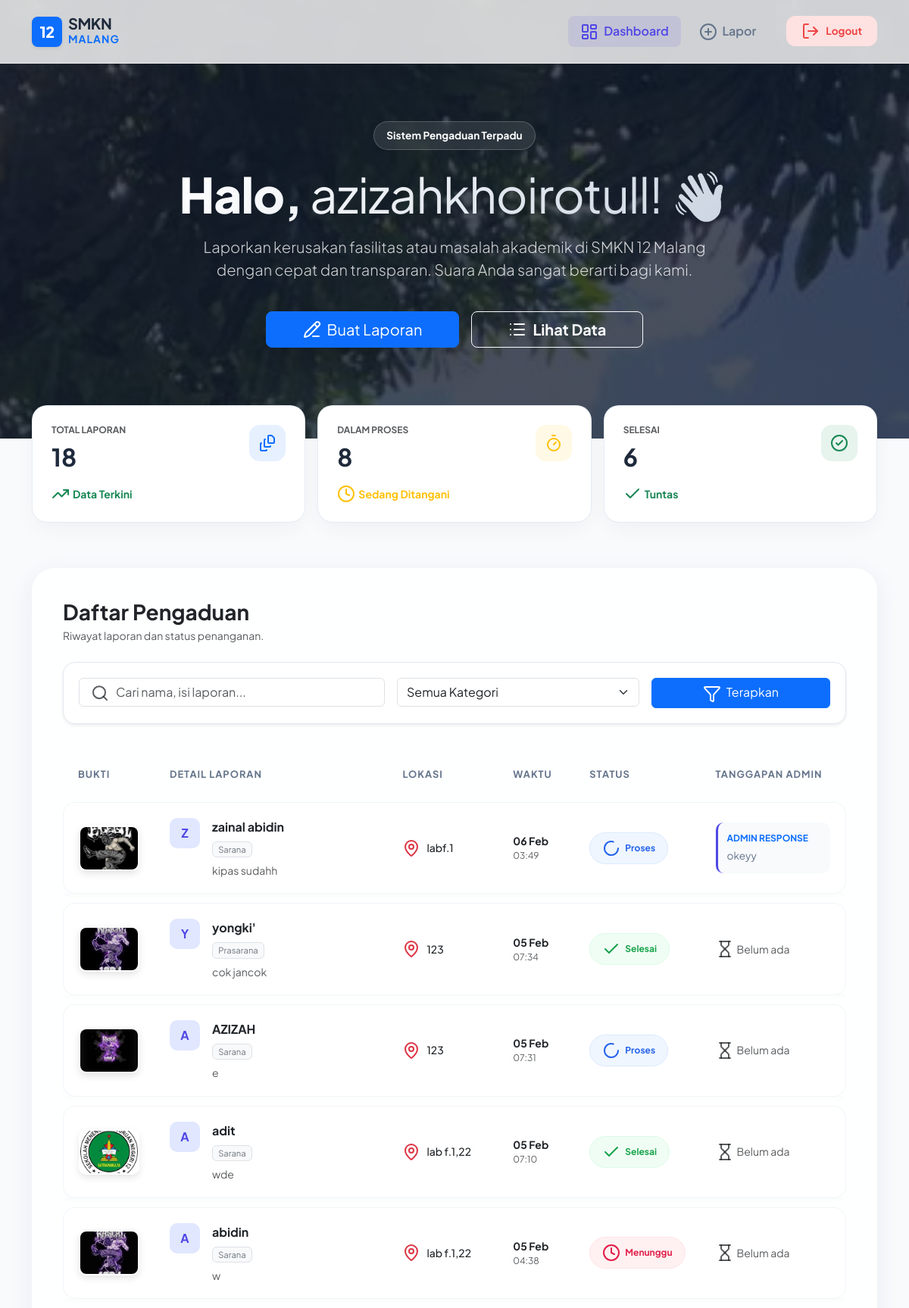
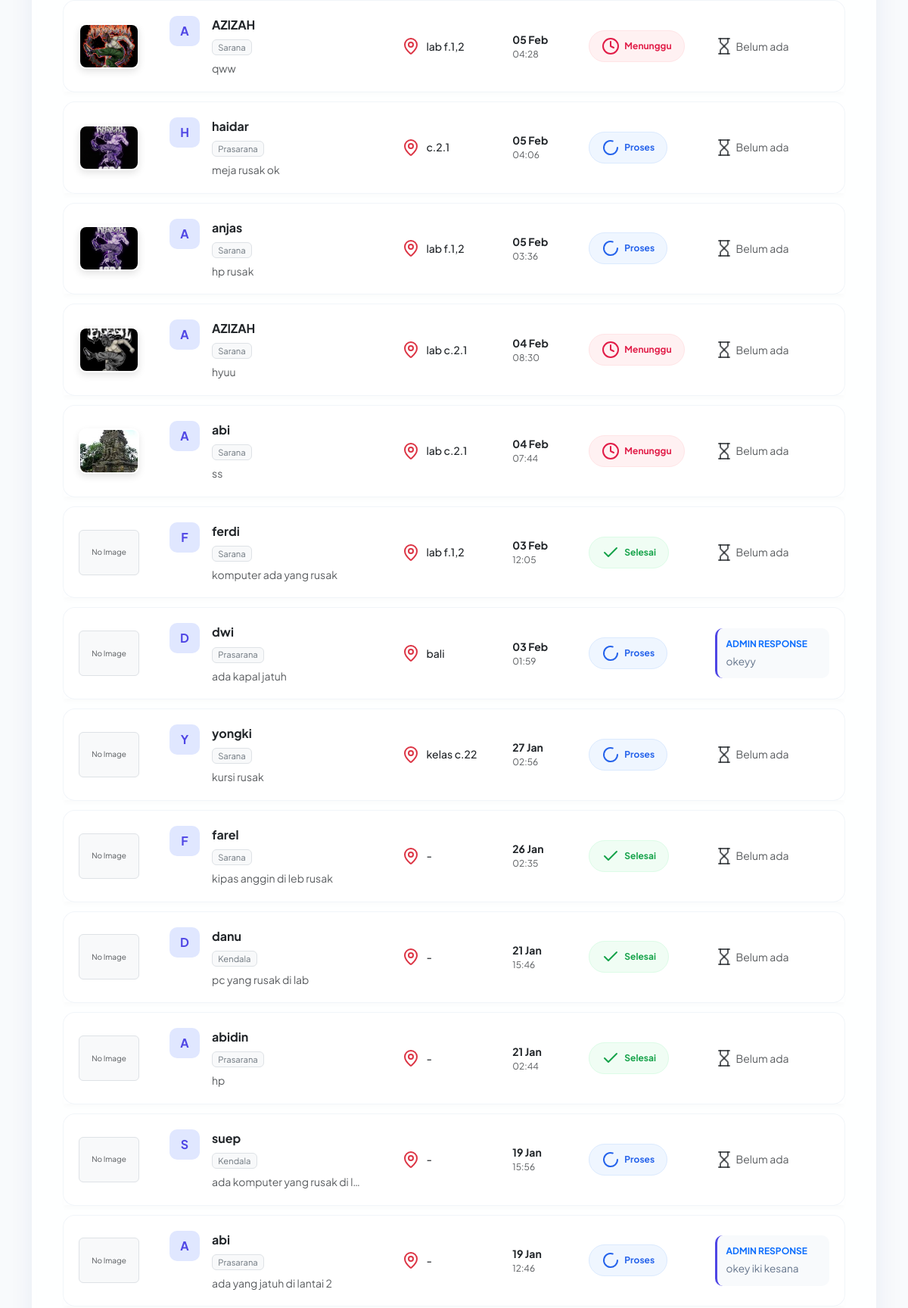
The app's page /home.php (signed in, upper part) with its own data (2 pictures, top to bottom).
### tables this page shows
CREATE TABLE `pengaduan` (
  `id_pengaduan` int(11) NOT NULL,
  `pelapor` varchar(100) NOT NULL,
  `id_kategori` int(11) DEFAULT NULL,
  `lokasi` varchar(255) DEFAULT NULL,
  `isi` text NOT NULL,
  `tanggal` datetime NOT NULL,
  `foto` varchar(255) DEFAULT NULL,
  `status` enum('menunggu','proses','selesai') DEFAULT 'menunggu',
  `tanggapan` varchar(100) DEFAULT NULL,
  `nis` int(11) NOT NULL
);

CREATE TABLE `kategori` (
  `id_kategori` int(11) NOT NULL,
  `nama_kategori` varchar(50) NOT NULL
);

### home.php (the view, shortened to what this page needs)
<?php
 $conn = new mysqli("localhost","root","","ukk");
 $pelapor = $_SESSION['username'] ?? 'Siswa';
 $stat_total = $conn->query("SELECT COUNT(*) as total FROM pengaduan")->fetch_assoc()['total'];
 $stat_proses = $conn->query("SELECT COUNT(*) as total FROM pengaduan WHERE status='proses'")->fetch_assoc()['total'];
 $stat_selesai = $conn->query("SELECT COUNT(*) as total FROM pengaduan WHERE status='selesai'")->fetch_assoc()['total'];
 $search = $_GET['search'] ?? '';
 $sql = "
    SELECT p.*, k.nama_kategori
    FROM pengaduan p
    LEFT JOIN kategori k ON p.id_kategori = k.id_kategori
    WHERE 1
";
 $sql .= " ORDER BY p.tanggal DESC";
 $result = $conn->query($sql);
?>
<!DOCTYPE html>
<html lang="id">
<head>
    <link href="https://cdn.jsdelivr.net/npm/bootstrap@5.3.0/dist/css/bootstrap.min.css" rel="stylesheet">
    <link href="https://unpkg.com/aos@2.3.1/dist/aos.css" rel="stylesheet">
</head>
<body>
<nav class="navbar navbar-expand-lg fixed-top">
    <div class="container">
        <a class="navbar-brand d-flex align-items-center gap-2" href="home.php">
            <div class="bg-primary text-white rounded-3 d-flex align-items-center justify-content-center shadow-sm" style="width: 40px; height: 40px; font-weight: 800;">12</div>
            <div>
                <div class="fw-bold lh-1">SMKN</div>
                <div class="fw-bold text-primary" style="font-size: 0.7em; letter-spacing: 1px;">MALANG</div>
            </div>
        </a>
        <div class="collapse navbar-collapse" id="navbarNav">
            <ul class="navbar-nav ms-auto gap-2 align-items-center">
                <li class="nav-item"><a class="nav-link active" href="home.php"><i data-lucide="layout-dashboard" size="16" class="me-1"></i> Dashboard</a></li>
                <li class="nav-item"><a class="nav-link" href="input.php"><i data-lucide="plus-circle" size="16" class="me-1"></i> Lapor</a></li>
                <li class="nav-item ms-lg-3">
                    <a class="btn-logout" href="?action=logout" onclick="return confirm('Keluar dari akun?')">
                        <i data-lucide="log-out" size="16"></i> Logout
                    </a>
                </li>
            </ul>
        </div>
    </div>
</nav>
<header class="hero-section">
    <div class="container" data-aos="fade-up" data-aos-duration="1000">
        <div class="row justify-content-center">
            <div class="col-lg-8">
                <div class="hero-badge">
                    <span class="fw-bold">Sistem Pengaduan Terpadu</span>
                </div>
                <h1 class="hero-title display-3 mb-3">
                    Halo, <span class="text-white fw-normal"><?= htmlspecialchars($pelapor) ?>!</span> 👋
                </h1>
                <p class="lead">
                    Laporkan kerusakan fasilitas atau masalah akademik di SMKN 12 Malang dengan cepat dan transparan. Suara Anda sangat berarti bagi kami.
                </p>
                <div class="d-flex flex-wrap justify-content-center gap-3 mt-4">
                    <a href="input.php" class="btn btn-primary btn-lg px-5 gap-2 d-flex align-items-center shadow-lg">
                        <i data-lucide="pencil-line" size="20"></i> Buat Laporan
                    </a>
                    <a href="#data-section" class="btn btn-outline-light btn-lg px-5 gap-2 d-flex align-items-center fw-bold">
                        <i data-lucide="list" size="20"></i> Lihat Data
                    </a>
                </div>
            </div>
        </div>
    </div>
</header>
<div class="container stats-container">
    <div class="row g-3">
        <div class="col-md-4" data-aos="fade-up" data-aos-delay="100">
            <div class="stat-card">
                <div class="d-flex justify-content-between align-items-start">
                    <div>
                        <h6 class="text-muted text-uppercase fw-bold" style="font-size: 0.75rem;">Total Laporan</h6>
                        <h2 class="fw-bold mb-0 mt-2"><?= $stat_total ?></h2>
                    </div>
                    <div class="stat-icon bg-primary bg-opacity-10 text-primary">
                        <i data-lucide="file-stack"></i>
                    </div>
                </div>
                <div class="mt-3 d-flex align-items-center gap-1 text-success small fw-bold">
                    <i data-lucide="trending-up" size="14"></i> Data Terkini
                </div>
            </div>
        </div>
        <div class="col-md-4" data-aos="fade-up" data-aos-delay="200">
            <div class="stat-card">
                <div class="d-flex justify-content-between align-items-start">
                    <div>
                        <h6 class="text-muted text-uppercase fw-bold" style="font-size: 0.75rem;">Dalam Proses</h6>
                        <h2 class="fw-bold mb-0 mt-2"><?= $stat_proses ?></h2>
                    </div>
                    <div class="stat-icon bg-warning bg-opacity-10 text-warning">
                        <i data-lucide="timer"></i>
                    </div>
                </div>
                <div class="mt-3 d-flex align-items-center gap-1 text-warning small fw-bold">
                    <i data-lucide="clock" size="14"></i> Sedang Ditangani
                </div>
            </div>
        </div>
        <div class="col-md-4" data-aos="fade-up" data-aos-delay="300">
            <div class="stat-card">
                <div class="d-flex justify-content-between align-items-start">
                    <div>
                        <h6 class="text-muted text-uppercase fw-bold" style="font-size: 0.75rem;">Selesai</h6>
                        <h2 class="fw-bold mb-0 mt-2"><?= $stat_selesai ?></h2>
                    </div>
                    <div class="stat-icon bg-success bg-opacity-10 text-success">
                        <i data-lucide="check-circle-2"></i>
                    </div>
                </div>
                <div class="mt-3 d-flex align-items-center gap-1 text-success small fw-bold">
                    <i data-lucide="check" size="14"></i> Tuntas
                </div>
            </div>
        </div>
    </div>
</div>
<div class="container main-container" id="data-section">
    <div class="main-content-card" data-aos="fade-up">
        <div class="d-flex flex-wrap align-items-center justify-content-between mb-4 gap-3">
            <div>
                <h3 class="fw-bold text-dark mb-1">Daftar Pengaduan</h3>
                <p class="text-muted small m-0">Riwayat laporan dan status penanganan.</p>
            </div>
        </div>
        <div class="filter-box shadow-sm">
            <form class="row g-3" method="GET">
                <div class="col-md-5">
                    <div class="position-relative">
                        <div class="position-absolute top-50 start-0 translate-middle-y ps-3 text-muted">
                            <i data-lucide="search" size="18"></i>
                        </div>
                        <input type="text" name="search" class="form-control ps-5" placeholder="Cari nama, isi laporan..." value="<?= htmlspecialchars($search) ?>">
                    </div>
                </div>
                <div class="col-md-4">
                    <select name="kategori" class="form-select">
                        <option value="">Semua Kategori</option>
                    </select>
                </div>
                <div class="col-md-3">
                    <button type="submit" class="btn btn-primary w-100">
                        <i data-lucide="filter" size="16" class="me-1"></i> Terapkan
                    </button>
                </div>
            </form>
        </div>
        <div class="table-responsive">
            <table class="table table-custom">
                <thead>
                    <tr>
                        <th style="width: 10%;">Bukti</th> <th style="width: 30%;">Detail Laporan</th>
                        <th style="width: 15%;">Lokasi</th>
                        <th style="width: 10%;">Waktu</th>
                        <th style="width: 15%;">Status</th>
                        <th style="width: 20%;">Tanggapan Admin</th>
                    </tr>
                </thead>
                <tbody>
                <?php if($result && $result->num_rows > 0): ?>
                    <?php while($p = $result->fetch_assoc()): ?>
                    <tr>
                        <td>
                            <?php if(!empty($p['foto'])): ?>
                                <a href="assets/uploads/<?= $p['foto'] ?>" target="_blank">
                                    <img src="assets/uploads/<?= $p['foto'] ?>" class="img-thumbnail-custom" alt="Bukti">
                                </a>
                            <?php else: ?>
                                <div class="bg-light rounded d-flex align-items-center justify-content-center text-muted border" style="width:80px; height:60px; font-size: 10px;">
                                    No Image
                                </div>
                            <?php endif; ?>
                        </td>
                        <td>
                            <div class="d-flex align-items-start gap-3">
                                <div class="user-avatar">
                                    <?= strtoupper(substr(htmlspecialchars($p['pelapor']), 0, 1)) ?>
                                </div>
                                <div>
                                    <div class="fw-bold text-dark mb-1"><?= htmlspecialchars($p['pelapor']) ?></div>
                                    <div class="badge bg-light text-secondary fw-normal mb-2 border" style="font-size: 0.7rem;">
                                        <?= htmlspecialchars($p['nama_kategori'] ?? 'Umum') ?>
                                    </div>
                                    <p class="small text-muted mb-0 text-truncate" style="max-width: 200px; line-height: 1.4;">
                                        <?= htmlspecialchars($p['isi']) ?>
                                    </p>
                                </div>
                            </div>
                        </td>
                        <td>
                            <div class="d-flex align-items-center gap-2 text-dark fw-medium small">
                                <i data-lucide="map-pin" size="14" class="text-danger"></i>
                                <?= htmlspecialchars($p['lokasi'] ?? '-') ?>
                            </div>
                        </td>
                        <td>
                            <div class="small fw-bold text-dark"><?= date('d M', strtotime($p['tanggal'])) ?></div>
                            <div class="text-muted" style="font-size: 0.75rem;"><?= date('H:i', strtotime($p['tanggal'])) ?></div>
                        </td>
                        <td>
                            <?php
                                $st = strtolower($p['status']);
                                $cls = 'badge-menunggu'; $ic = 'clock';
                                if($st == 'proses'){ $cls = 'badge-proses'; $ic = 'loader-2'; }
                                if($st == 'selesai'){ $cls = 'badge-selesai'; $ic = 'check'; }
                            ?>
                            <span class="badge-modern <?= $cls ?>">
                                <i data-lucide="<?= $ic ?>" size="12"></i> <?= ucfirst($p['status']) ?>
                            </span>
                        </td>
                        <td>
                            <?php if(!empty($p['tanggapan'])): ?>
                                <div class="tanggapan-area">
                                    <div class="fw-bold text-primary mb-1" style="font-size: 0.75rem;">ADMIN RESPONSE</div>
                                    <?= nl2br(htmlspecialchars($p['tanggapan'])) ?>
                                </div>
                            <?php else: ?>
                                <span class="text-muted small d-flex align-items-center gap-1">
                                    <i data-lucide="hourglass" size="12"></i> Belum ada
                                </span>
                            <?php endif; ?>
                        </td>
                    </tr>
                    <?php endwhile; ?>
                <?php endif; ?>
                </tbody>
            </table>
        </div>
    </div>
</div>
</body>
</html>

### records on screen
pengaduan: foto (picture), pelapor "Z", pelapor "zainal abidin", id_kategori.nama_kategori "Sarana", isi "kipas sudahh", lokasi "labf.1", tanggal "06 Feb", tanggal "03:49", status "Proses", tanggapan "okeyy"
pengaduan: foto (picture), pelapor "Y", pelapor "yongki'", id_kategori.nama_kategori "Prasarana", isi "cok jancok", lokasi "123", tanggal "05 Feb", tanggal "07:34", status "Selesai", tanggapan "Belum ada"
pengaduan: foto (picture), pelapor "A", pelapor "AZIZAH", id_kategori.nama_kategori "Sarana", isi "e", lokasi "123", tanggal "05 Feb", tanggal "07:31", status "Proses", tanggapan "Belum ada"
pengaduan: foto (picture), pelapor "A", pelapor "adit", id_kategori.nama_kategori "Sarana", isi "wde", lokasi "lab f.1,22", tanggal "05 Feb", tanggal "07:10", status "Selesai", tanggapan "Belum ada"
pengaduan: foto (picture), pelapor "A", pelapor "abidin", id_kategori.nama_kategori "Sarana", isi "w", lokasi "lab f.1,22", tanggal "05 Feb", tanggal "04:38", status "Menunggu", shows "Belum ada"
pengaduan: foto (picture), pelapor "A", pelapor "AZIZAH", id_kategori.nama_kategori "Sarana", isi "qww", lokasi "lab f.1,2", tanggal "05 Feb", tanggal "04:28", status "Menunggu", shows "Belum ada"
pengaduan: foto (picture), pelapor "H", pelapor "haidar", id_kategori.nama_kategori "Prasarana", isi "meja rusak ok", lokasi "c.2.1", tanggal "05 Feb", tanggal "04:06", status "Proses", tanggapan "Belum ada"
pengaduan: foto (picture), pelapor "A", pelapor "anjas", id_kategori.nama_kategori "Sarana", isi "hp rusak", lokasi "lab f.1,2", tanggal "05 Feb", tanggal "03:36", status "Proses", tanggapan "Belum ada"
pengaduan: foto (picture), pelapor "A", pelapor "AZIZAH", id_kategori.nama_kategori "Sarana", isi "hyuu", lokasi "lab c.2.1", tanggal "04 Feb", tanggal "08:30", status "Menunggu", shows "Belum ada"
pengaduan: foto (picture), pelapor "A", pelapor "abi", id_kategori.nama_kategori "Sarana", isi "ss", lokasi "lab c.2.1", tanggal "04 Feb", tanggal "07:44", status "Menunggu", shows "Belum ada"
pengaduan: shows "No Image", pelapor "F", pelapor "ferdi", id_kategori.nama_kategori "Sarana", isi "komputer ada yang rusak", lokasi "lab f.1,2", tanggal "03 Feb", tanggal "12:05", status "Selesai", tanggapan "Belum ada"
pengaduan: shows "No Image", pelapor "D", pelapor "dwi", id_kategori.nama_kategori "Prasarana", isi "ada kapal jatuh", lokasi "bali", tanggal "03 Feb", tanggal "01:59", status "Proses", tanggapan "okeyy"
pengaduan: shows "No Image", pelapor "Y", pelapor "yongki", id_kategori.nama_kategori "Sarana", isi "kursi rusak", lokasi "kelas c.22", tanggal "27 Jan", tanggal "02:56", status "Proses", tanggapan "Belum ada"
pengaduan: shows "No Image", pelapor "F", pelapor "farel", id_kategori.nama_kategori "Sarana", isi "kipas anggin di leb rusak", lokasi "-", tanggal "26 Jan", tanggal "02:35", status "Selesai", tanggapan "Belum ada"
pengaduan: shows "No Image", pelapor "D", pelapor "danu", id_kategori.nama_kategori "Kendala", isi "pc yang rusak di lab", lokasi "-", tanggal "21 Jan", tanggal "15:46", status "Selesai", tanggapan "Belum ada"
pengaduan: shows "No Image", pelapor "A", pelapor "abidin", id_kategori.nama_kategori "Prasarana", isi "hp", lokasi "-", tanggal "21 Jan", tanggal "02:44", status "Selesai", tanggapan "Belum ada"
pengaduan: shows "No Image", pelapor "S", pelapor "suep", id_kategori.nama_kategori "Kendala", isi "ada komputer yang rusak di l…", lokasi "-", tanggal "19 Jan", tanggal "15:56", status "Proses", tanggapan "Belum ada"
pengaduan: shows "No Image", pelapor "A", pelapor "abi", id_kategori.nama_kategori "Prasarana", isi "ada yang jatuh di lantai 2", lokasi "-", tanggal "19 Jan", tanggal "12:46", status "Proses", tanggapan "okey iki kesana"

### other values on screen
$pelapor "azizahkhoirotull"
$stat_total "18"
$stat_proses "8"
$stat_selesai "6"
